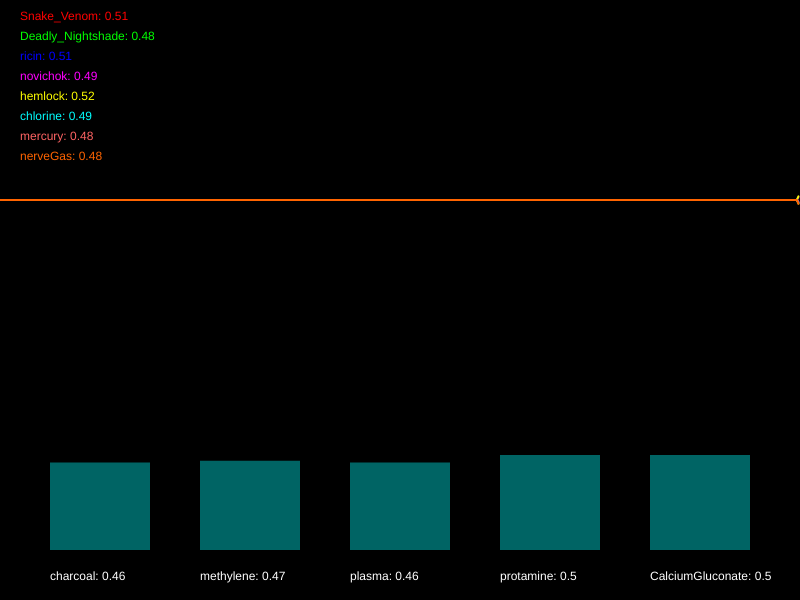
Frame 1 (no input)
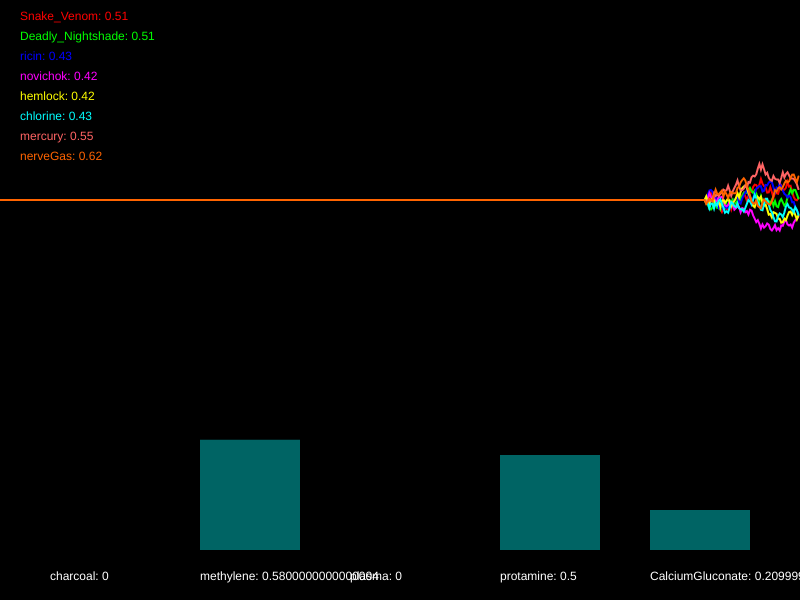
Frame 60 (no input)
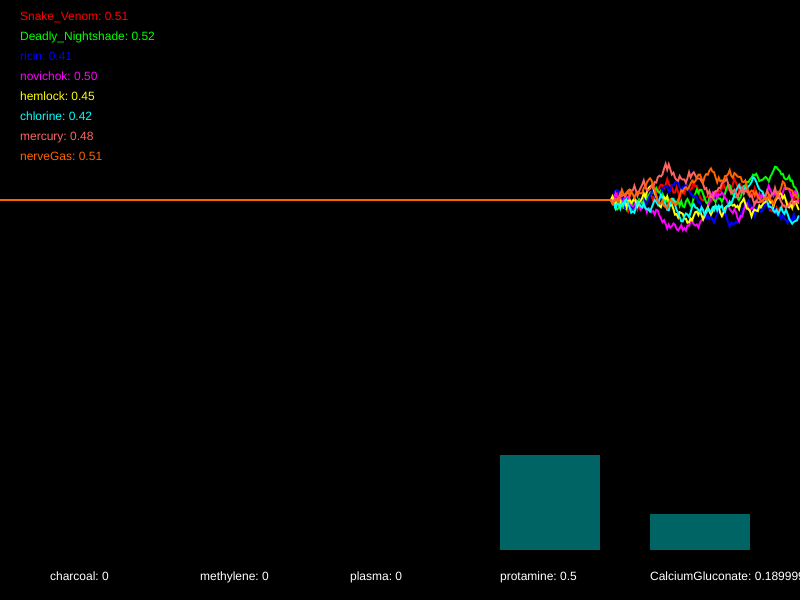
Frame 120 (the mouse pressed at the canvas centre since frame 60)

The p5.js sketch that drew these frames (run headless with seeded random() and noise() and a simulated clock; from frame 60 on, the mouse is pressed at the canvas centre):

// p5.js sketch
// ── sketch.js
/*


Case 401 - The Case of Norbert's Weiner Stand
Stage 4 - Mortal Cupcake

It seems that Norbert is getting desperate now. In what appears to be his final stand he has set up his own cupcake shop. The laced cupcakes look delicious but they are extremely dangerous. Just a brief whiff of one can induce a series of
deadly symptoms. This is Norbert’s most complex poison to date, so you’ll have to work hard to produce a viable antidote.

You must develop the antidote by using conditional statements in the draw loop to do the following.

	- When Deadly_Nightshade goes above 0.32 or novichok dips below 0.64, whilst at the same time, hemlock goes above 0.27, decrement charcoal by 0.04
	- If chlorine dips below 0.63, ricin dips below 0.27, and also Snake_Venom dips below 0.75, increase charcoal by 0.05
	- If ricin goes above 0.5 and Snake_Venom dips below 0.7, or on the other hand, chlorine dips below 0.53, reduce methylene by 0.03
	- When hemlock goes above 0.38, whilst at the same time, novichok dips below 0.44 or Deadly_Nightshade dips below 0.39, increase methylene by 0.05
	- When either chlorine goes above 0.58, ricin dips below 0.74, or perhaps Snake_Venom goes above 0.39, decrease plasma by 0.05
	- When novichok goes above 0.47 and Deadly_Nightshade dips below 0.57, whilst at the same time, mercury dips below 0.5 or nerveGas goes above 0.49, try increasing plasma by 0.01
	- If novichok dips below 0.59, ricin dips below 0.57, chlorine dips below 0.58, and also nerveGas dips below 0.36, decrease protamine by 0.04
	- If mercury goes above 0.45, Deadly_Nightshade dips below 0.29, and also hemlock dips below 0.38, increase protamine by 0.01
	- If Deadly_Nightshade goes above 0.44 or novichok dips below 0.68, whilst at the same time, ricin goes above 0.63 or mercury goes above 0.59, try decreasing CalciumGluconate by 0.01
	- When Snake_Venom dips below 0.29 or chlorine dips below 0.73, whilst at the same time, nerveGas dips below 0.35 or hemlock goes above 0.68, raise CalciumGluconate by 0.02


Your conditional statements should consider the following poisons:

	- Snake_Venom
	- Deadly_Nightshade
	- ricin
	- novichok
	- hemlock
	- chlorine
	- mercury
	- nerveGas


Your conditional statements should modify the following antidotes:

	- charcoal
	- methylene
	- plasma
	- protamine
	- CalciumGluconate


- There are many ways to complete this task but you should only use the following commands:

	if(){}
	>
	<
	&&
	||
	+=
	-=

*/

//Declare the poison variables
var Snake_Venom;
var Deadly_Nightshade;
var ricin;
var novichok;
var hemlock;
var chlorine;
var mercury;
var nerveGas;

//Declare the antidote variables
var charcoal;
var methylene;
var plasma;
var protamine;
var CalciumGluconate;

//This variable is used for drawing the graph
var graphs;

function setup() {
  createCanvas(800, 600);
  strokeWeight(2);

  //initialise the poisons and antidotes
  Snake_Venom = 0.5;
  Deadly_Nightshade = 0.5;
  ricin = 0.5;
  novichok = 0.5;
  hemlock = 0.5;
  chlorine = 0.5;
  mercury = 0.5;
  nerveGas = 0.5;
  charcoal = 0.5;
  methylene = 0.5;
  plasma = 0.5;
  protamine = 0.5;
  CalciumGluconate = 0.5;

  //fills the graph with empty values
  graphs = [];

  for (var i = 0; i < 8; i++) {
    graphs.push([]);
    for (var j = 0; j < 512; j++) {
      graphs[i].push(0.5);
    }
  }
}

function draw() {
  //Develop the antidote below
  //Write conditional statements to change the amount of each substance ...

  if ((Deadly_Nightshade > 0.32 || novichok < 0.64) && hemlock > 0.27) {
    charcoal -= 0.04;
  }

  if (chlorine < 0.63 && ricin < 0.27 && Snake_Venom < 0.75) {
    charcoal += 0.05;
  }

  if ((ricin > 0.5 && Snake_Venom < 0.7) || chlorine < 0.53) {
    methylene -= 0.03;
  }

  if (hemlock > 0.38 && (novichok < 0.44 || Deadly_Nightshade < 0.39)) {
    methylene += 0.05;
  }

  if (chlorine > 0.58 || ricin < 0.74 || Snake_Venom > 0.39) {
    plasma -= 0.05;
  }

  if (
    novichok > 0.47 &&
    Deadly_Nightshade < 0.57 &&
    (mercury < 0.5 || nerveGas > 0.49)
  ) {
    plasma += 0.01;
  }

  if (novichok < 0.59 && ricin < 0.57 && chlorine < 0.58 && nerveGas < 0.36) {
    protamine -= 0.04;
  }

  if (mercury > 0.45 && Deadly_Nightshade < 0.29 && hemlock < 0.38) {
    protamine += 0.01;
  }

  if (
    (Deadly_Nightshade > 0.44 || novichok < 0.68) &&
    (ricin > 0.63 || mercury > 0.59)
  ) {
    CalciumGluconate -= 0.01;
  }

  if (
    (Snake_Venom < 0.29 || chlorine < 0.73) &&
    (nerveGas < 0.35 || hemlock > 0.68)
  ) {
    CalciumGluconate += 0.02;
  }

  //////////////////////////////////////////////////////

  //the code below generates new values using random numbers

  /*
		For testing, you might want to temporarily comment out
		these lines and set the same variables to constant values
		instead.
	*/

  Snake_Venom = nextValue(graphs[0], Snake_Venom);
  Deadly_Nightshade = nextValue(graphs[1], Deadly_Nightshade);
  ricin = nextValue(graphs[2], ricin);
  novichok = nextValue(graphs[3], novichok);
  hemlock = nextValue(graphs[4], hemlock);
  chlorine = nextValue(graphs[5], chlorine);
  mercury = nextValue(graphs[6], mercury);
  nerveGas = nextValue(graphs[7], nerveGas);

  charcoal = constrain(charcoal, 0, 1);
  methylene = constrain(methylene, 0, 1);
  plasma = constrain(plasma, 0, 1);
  protamine = constrain(protamine, 0, 1);
  CalciumGluconate = constrain(CalciumGluconate, 0, 1);

  ///////// DO NOT CHANGE THE CODE BELOW ///////////

  //drawing code

  // set background
  background(0);
  noFill();

  //draw the graphs for the vitals

  var colors = [
    color(255, 0, 0),
    color(0, 255, 0),
    color(0, 0, 255),
    color(255, 0, 255),
    color(255, 255, 0),
    color(0, 255, 255),
    color(255, 100, 100),
    color(255, 100, 0),
  ];

  for (var i = 0; i < graphs.length; i++) {
    stroke(colors[i]);
    drawGraph(graphs[i]);
  }

  //draw the poisons as text
  noStroke();
  fill(colors[0]);
  text("Snake_Venom: " + nf(Snake_Venom, 1, 2), 20, 20);
  fill(colors[1]);
  text("Deadly_Nightshade: " + nf(Deadly_Nightshade, 1, 2), 20, 40);
  fill(colors[2]);
  text("ricin: " + nf(ricin, 1, 2), 20, 60);
  fill(colors[3]);
  text("novichok: " + nf(novichok, 1, 2), 20, 80);
  fill(colors[4]);
  text("hemlock: " + nf(hemlock, 1, 2), 20, 100);
  fill(colors[5]);
  text("chlorine: " + nf(chlorine, 1, 2), 20, 120);
  fill(colors[6]);
  text("mercury: " + nf(mercury, 1, 2), 20, 140);
  fill(colors[7]);
  text("nerveGas: " + nf(nerveGas, 1, 2), 20, 160);

  //draw the antidotes bar chart
  drawBar(charcoal, 50, "charcoal");
  drawBar(methylene, 200, "methylene");
  drawBar(plasma, 350, "plasma");
  drawBar(protamine, 500, "protamine");
  drawBar(CalciumGluconate, 650, "CalciumGluconate");
}

function nextValue(graph, val) {
  //gets the next value for a vital and puts it in an array for drawing
  var delta = random(-0.03, 0.03);

  val += delta;
  if (val > 1 || val < 0) {
    delta *= -1;
    val += delta * 2;
  }

  graph.push(val);
  graph.shift();
  return val;
}

function drawGraph(graph) {
  //draws an array as a graph
  beginShape();
  for (var i = 0; i < graph.length; i++) {
    vertex((width * i) / 512, height * 0.5 - (graph[i] * height) / 3);
  }
  endShape();
}

function drawBar(val, x, name) {
  //draws the bars for bar chart
  noStroke();
  fill(0, 100, 100);
  var mh = height * 0.4 - 50;
  rect(x, height - 50 - val * mh, 100, val * mh);
  fill(255);
  text(name + ": " + val, x, height - 20);
}
